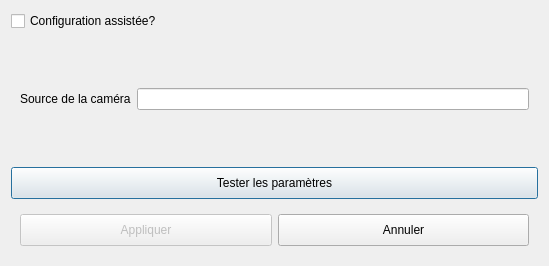
<?xml version="1.0" encoding="UTF-8"?>
<ui version="4.0">
 <class>VideoRehabVirtualCamSetupDialog</class>
 <widget class="QDialog" name="VideoRehabVirtualCamSetupDialog">
  <property name="geometry">
   <rect>
    <x>0</x>
    <y>0</y>
    <width>549</width>
    <height>245</height>
   </rect>
  </property>
  <property name="windowTitle">
   <string>Configuration - Caméra virtuelle</string>
  </property>
  <layout class="QVBoxLayout" name="verticalLayout">
   <item>
    <widget class="QCheckBox" name="chkManual">
     <property name="text">
      <string>Configuration assistée?</string>
     </property>
    </widget>
   </item>
   <item alignment="Qt::AlignTop">
    <widget class="QStackedWidget" name="wdgSetup">
     <property name="currentIndex">
      <number>0</number>
     </property>
     <widget class="QWidget" name="pageManualSetup">
      <layout class="QGridLayout" name="gridLayout">
       <item row="0" column="0">
        <widget class="QLabel" name="lblVCamSrc">
         <property name="text">
          <string>Source de la caméra</string>
         </property>
        </widget>
       </item>
       <item row="0" column="1">
        <widget class="QLineEdit" name="txtVCamSrc"/>
       </item>
      </layout>
     </widget>
     <widget class="QWidget" name="pageAutoSetup">
      <layout class="QGridLayout" name="gridLayout_2">
       <item row="2" column="0">
        <widget class="QLabel" name="lblUsername">
         <property name="text">
          <string>Utilisateur:</string>
         </property>
        </widget>
       </item>
       <item row="0" column="0">
        <widget class="QLabel" name="lblSrcType">
         <property name="text">
          <string>Type de source:</string>
         </property>
        </widget>
       </item>
       <item row="1" column="0">
        <widget class="QLabel" name="lblSourceAddress">
         <property name="text">
          <string>Adresse (URL):</string>
         </property>
        </widget>
       </item>
       <item row="0" column="1">
        <widget class="QComboBox" name="cmbSource">
         <property name="cursor">
          <cursorShape>PointingHandCursor</cursorShape>
         </property>
         <item>
          <property name="text">
           <string>Vivotek</string>
          </property>
         </item>
        </widget>
       </item>
       <item row="1" column="1">
        <widget class="QLineEdit" name="txtURL"/>
       </item>
       <item row="2" column="1">
        <widget class="QLineEdit" name="txtUsername"/>
       </item>
       <item row="3" column="0">
        <widget class="QLabel" name="lblPassword">
         <property name="text">
          <string>Mot de passe:</string>
         </property>
        </widget>
       </item>
       <item row="3" column="1">
        <widget class="QLineEdit" name="txtPassword">
         <property name="echoMode">
          <enum>QLineEdit::Password</enum>
         </property>
        </widget>
       </item>
      </layout>
     </widget>
    </widget>
   </item>
   <item>
    <widget class="QPushButton" name="btnTestParams">
     <property name="minimumSize">
      <size>
       <width>0</width>
       <height>32</height>
      </size>
     </property>
     <property name="cursor">
      <cursorShape>PointingHandCursor</cursorShape>
     </property>
     <property name="text">
      <string>Tester les paramètres</string>
     </property>
     <property name="icon">
      <iconset resource="../../../resources/TeraClient.qrc">
       <normaloff>:/icons/dashboard.png</normaloff>:/icons/dashboard.png</iconset>
     </property>
     <property name="iconSize">
      <size>
       <width>24</width>
       <height>24</height>
      </size>
     </property>
    </widget>
   </item>
   <item>
    <widget class="QFrame" name="frameButtons">
     <property name="sizePolicy">
      <sizepolicy hsizetype="Preferred" vsizetype="Maximum">
       <horstretch>0</horstretch>
       <verstretch>0</verstretch>
      </sizepolicy>
     </property>
     <layout class="QHBoxLayout" name="horizontalLayout_2">
      <item>
       <widget class="QPushButton" name="btnOK">
        <property name="enabled">
         <bool>false</bool>
        </property>
        <property name="minimumSize">
         <size>
          <width>0</width>
          <height>32</height>
         </size>
        </property>
        <property name="cursor">
         <cursorShape>PointingHandCursor</cursorShape>
        </property>
        <property name="text">
         <string>Appliquer</string>
        </property>
        <property name="icon">
         <iconset resource="../../../resources/TeraClient.qrc">
          <normaloff>:/icons/ok.png</normaloff>:/icons/ok.png</iconset>
        </property>
        <property name="iconSize">
         <size>
          <width>24</width>
          <height>24</height>
         </size>
        </property>
       </widget>
      </item>
      <item>
       <widget class="QPushButton" name="btnCancel">
        <property name="minimumSize">
         <size>
          <width>0</width>
          <height>32</height>
         </size>
        </property>
        <property name="cursor">
         <cursorShape>PointingHandCursor</cursorShape>
        </property>
        <property name="text">
         <string>Annuler</string>
        </property>
        <property name="icon">
         <iconset resource="../../../resources/TeraClient.qrc">
          <normaloff>:/icons/delete_old.png</normaloff>:/icons/delete_old.png</iconset>
        </property>
        <property name="iconSize">
         <size>
          <width>24</width>
          <height>24</height>
         </size>
        </property>
       </widget>
      </item>
     </layout>
    </widget>
   </item>
  </layout>
 </widget>
 <tabstops>
  <tabstop>txtVCamSrc</tabstop>
  <tabstop>chkManual</tabstop>
  <tabstop>btnTestParams</tabstop>
  <tabstop>btnOK</tabstop>
  <tabstop>btnCancel</tabstop>
  <tabstop>cmbSource</tabstop>
  <tabstop>txtURL</tabstop>
  <tabstop>txtUsername</tabstop>
  <tabstop>txtPassword</tabstop>
 </tabstops>
 <resources>
  <include location="../../../resources/TeraClient.qrc"/>
 </resources>
 <connections/>
</ui>
